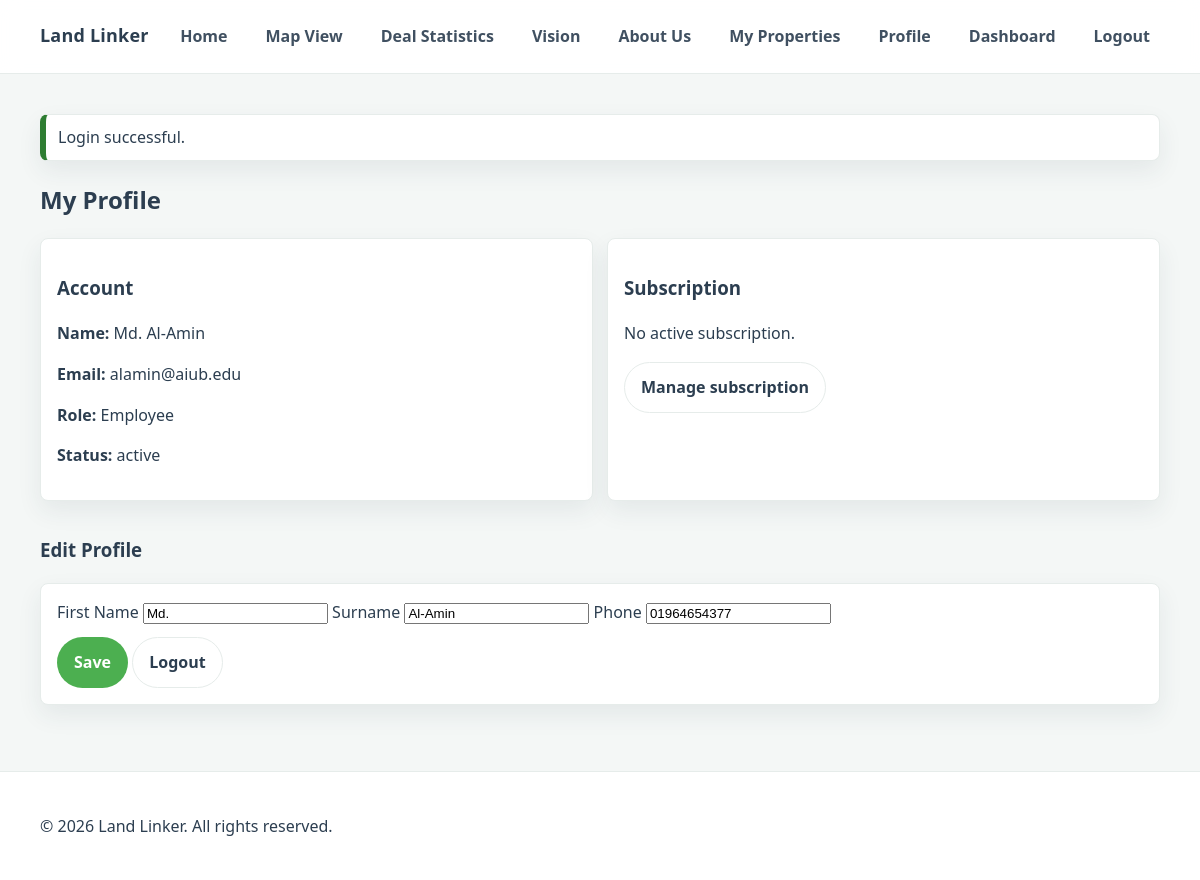
The app's page /View/profile.php (signed in) with its own data.
### tables this page shows
CREATE TABLE `users` (
  `id` bigint(20) UNSIGNED NOT NULL,
  `role_id` tinyint(3) UNSIGNED NOT NULL DEFAULT 1,
  `first_name` varchar(60) NOT NULL,
  `surname` varchar(60) NOT NULL,
  `email` varchar(191) NOT NULL,
  `phone` varchar(30) DEFAULT NULL,
  `password_hash` varchar(255) NOT NULL,
  `status` enum('active','suspended','deleted') NOT NULL DEFAULT 'active',
  `email_verified_at` datetime DEFAULT NULL,
  `created_at` datetime NOT NULL DEFAULT current_timestamp(),
  `updated_at` datetime NOT NULL DEFAULT current_timestamp() ON UPDATE current_timestamp()
);

### Model/auth.php (called while the page is built, shortened)
<?php
function current_user(): ?array {
  return $_SESSION['auth_user'] ?? null;
}
function db_fetch_user_by_id(mysqli $conn, int $id): ?array {
  $sql = "SELECT id, role_id, first_name, surname, email, phone, status, created_at, updated_at
          FROM users WHERE id = ? LIMIT 1";
  $stmt = $conn->prepare($sql);
  $stmt->bind_param('i', $id);
  $stmt->execute();
  $row = $stmt->get_result()->fetch_assoc();
  return $row ?: null;
}

### Model/helpers.php (called while the page is built, shortened)
<?php
function e(string $s): string {
  return htmlspecialchars($s, ENT_QUOTES, 'UTF-8');
}

### Model/db_queries.php (called while the page is built, shortened)
<?php
function db_user_active_subscription(mysqli $conn, int $user_id): ?array {
  $sql = "SELECT s.*, p.name AS plan_name, p.price_bdt, p.period
          FROM subscriptions s JOIN plans p ON p.id=s.plan_id
          WHERE s.user_id=? AND s.status IN ('active','trial','past_due')
          ORDER BY s.id DESC LIMIT 1";
  $stmt = $conn->prepare($sql);
  $stmt->bind_param('i', $user_id);
  $stmt->execute();
  $row = $stmt->get_result()->fetch_assoc();
  return $row ?: null;
}

### View/profile.php (the view, shortened to what this page needs)
<?php
require_once __DIR__ . '/../Model/init.php';
$u = current_user();
$user = db_fetch_user_by_id($conn, (int)$u['id']);
$sub = db_user_active_subscription($conn, (int)$user['id']);
require_once __DIR__ . '/layout/header.php';
?>
<div class="container">
  <h2>My Profile</h2>
  <div class="grid" style="display:grid; grid-template-columns:1fr 1fr; gap:14px;">
    <div class="card" style="padding:16px;">
      <h3>Account</h3>
      <p><b>Name:</b> <?= e($user['first_name'] . ' ' . $user['surname']) ?></p>
      <p><b>Email:</b> <?= e($user['email']) ?></p>
      <?php
      $roleMap = [
        4 => 'Admin',
        3 => 'Manager',
        2 => 'Employee',
        1 => 'User'
      ];
      ?>
      <p><b>Role:</b> <?= $roleMap[(int)$user['role_id']] ?? 'Unknown' ?></p>
      <p><b>Status:</b> <?= e($user['status']) ?></p>
    </div>
    <div class="card" style="padding:16px;">
      <h3>Subscription</h3>
      <?php if ($sub): ?>
        <p><b>Plan:</b> <?= e($sub['plan_name']) ?></p>
        <p><b>Price:</b> <?= (int)$sub['price_bdt'] ?> BDT / <?= e($sub['period']) ?></p>
        <p><b>Status:</b> <?= e($sub['status']) ?></p>
      <?php else: ?>
        <p>No active subscription.</p>
      <?php endif; ?>
      <a class="btn btn-outline" href="<?= BASE_URL ?>View/subscription.php">Manage subscription</a>
    </div>
  </div>
  <h3 style="margin-top:18px;">Edit Profile</h3>
  <form class="card" method="post" style="padding:16px; margin-top:10px;">
    <label>First Name</label>
    <input class="input" name="first_name" value="<?= e($user['first_name']) ?>" required>
    <label>Surname</label>
    <input class="input" name="surname" value="<?= e($user['surname']) ?>" required>
    <label>Phone</label>
    <input class="input" name="phone" value="<?= e($user['phone'] ?? '') ?>">
    <div style="margin-top:12px;">
      <button class="btn btn-primary" type="submit">Save</button>
      <a class="btn btn-outline" href="<?= BASE_URL ?>View/logout.php">Logout</a>
    </div>
  </form>
</div>
<?php require_once __DIR__ . '/layout/footer.php'; ?>

### css/style.css (style rules this page uses)
:root { --primary-green: #4CAF50; --secondary-dark: #2C3E50; --accent-pink: #E2136E; --bg-soft: #F4F7F6; --white: #ffffff; --text: var(--secondary-dark); --muted: #6b7a88; --border: #e6ecea; --shadow: 0 10px 25px rgba(44, 62, 80, 0.08); --radius: 14px; --radius-sm: 10px; --font: system-ui, -apple-system, Segoe UI, Roboto, Arial, sans-serif; --container: 1120px; --pad: 16px; }
*, *::before, *::after { box-sizing: border-box; }
html, body { height: 100%; }
body { margin: 0; font-family: var(--font); color: var(--text); background: var(--bg-soft); line-height: 1.55; }
a { color: inherit; text-decoration: none; }
button { font: inherit; }
.container { width: min(var(--container), calc(100% - (var(--pad) * 2))); margin: 0 auto; }
.card { background: var(--white); border: 1px solid var(--border); border-radius: var(--radius); box-shadow: var(--shadow); }
.btn { display: inline-flex; align-items: center; justify-content: center; gap: 10px; padding: 12px 16px; border-radius: 999px; border: 1px solid transparent; cursor: pointer; font-weight: 600; transition: transform 0.12s ease, box-shadow 0.12s ease, background 0.12s ease; }
.btn-primary { background: var(--primary-green); color: var(--white); }
.btn-outline { background: transparent; border-color: var(--border); color: var(--text); }
.btn { transition: transform 0.12s ease, box-shadow 0.12s ease, background 0.12s ease, border-color 0.12s ease, opacity 0.12s ease; }
input, textarea, select { transition: box-shadow 0.12s ease, border-color 0.12s ease, background 0.12s ease; }
.card { background: #fff; padding: 16px; border-radius: 8px; margin-bottom: 16px; }

### records on screen
users: first_name+surname "Md. Al-Amin", email "alamin@aiub.edu", role "Employee", status "active", first_name "Md.", surname "Al-Amin", phone "01964654377"

### other values on screen
$flash_success "Login successful."
